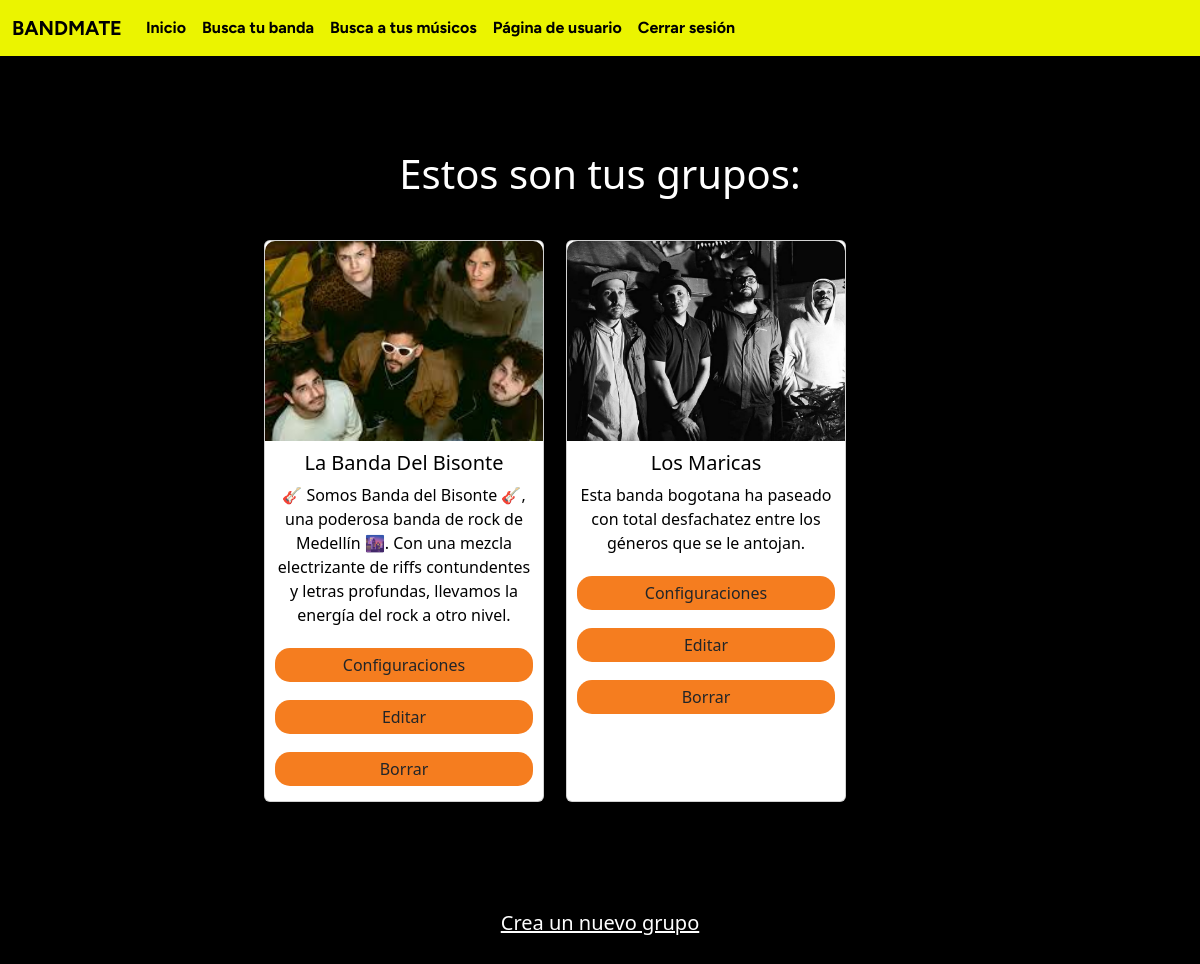
The app's page /home/groups_page/ (signed in) with its own data.
### main/models.py (models this page shows, shortened)
class project(models.Model):
    project_name = models.CharField(max_length=100)
    genre = models.CharField(max_length=200)
    location = models.CharField(max_length=50)
    photo_project = models.ImageField(upload_to='photos_projects/')
    description = models.TextField()
    num_events = models.IntegerField(default=0)
    num_integrants = models.IntegerField(default=1)
    email = models.EmailField(default="correo@dominio.com")

### main/views.py (the view)
# urls.py: path('home/groups_page/', mainViews.groups,  name='groups_page'),
def groups(request):
    limit_bands = False
    username = request.session.get('logged_in_user', None)
    User = user.objects.get(user_name = username)
    if User.bands is not None:
        bands = [band for band in User.bands.split(',')]
    else:
        bands = [""]
    groups = project.objects.filter(project_name__in=bands)
    print(len(bands))
    if len(bands) >= 3:
        limit_bands = True
    if request.method == 'POST' and 'Borrar' in request.POST:
        band_name = request.POST.get('band_name')
        band = project.objects.get(project_name = band_name)
        band.delete()
        User.delete_band(band_name)
        limit_bands = False
    if request.method == 'POST' and 'Editar' in request.POST:
        band_name = request.POST.get('band_name')
        band = project.objects.get(project_name = band_name)
        globals.project_name = band.project_name
        return redirect('edit_profile_group')
    if request.method == 'POST' and 'Configuraciones' in request.POST:
        band_name = request.POST.get('band_name')
        band = project.objects.get(project_name = band_name)
        globals.project_name = band.project_name
        return redirect('group_profile')
    return render(request, "groups_page.html", {'groups': groups, 'limit': limit_bands})

### main/templates/groups_page.html (shortened to what this page needs)
{% extends 'layout/base_g.html' %}
{% load static %}
{% block content %}
<!DOCTYPE html>
<html lang="en">
<head>
    <link href="https://cdn.jsdelivr.net/npm/bootstrap@5.3.2/dist/css/bootstrap.min.css" rel="stylesheet">
</head>
<body>
<div class="content-container">
    <div class="right-column">
        <h1>Estos son tus grupos:</h1>
        <br>
        {% if groups %}
            <div class="row justify-content-center gap-5">
                {% for group in groups %}
                <div class="col-12 col-sm-6 col-md-4 col-lg-3 d-flex justify-content-center">
                    <div class="card">
                        <img src="{{ group.photo_project.url }}" class="card-img-top" alt="...">
                        <div class="card-body">
                            <h5 class="card-title">{{ group.project_name }}</h5>
                            <p class="card-text">{{ group.description }}</p>
                            <div class="d-grid gap-2">
                                <form method="post" action="">
                                    <button type="submit" name="Configuraciones" class="btn btn-custom w-100">Configuraciones</button>
                                </form>
                                <form method="post" action="">
                                    <button type="submit" name="Editar" class="btn btn-custom w-100">Editar</button>
                                </form>
                                <form method="post" action="">
                                    <button type="submit" name="Borrar" class="btn btn-custom w-100">Borrar</button>
                                </form>
                            </div>
                        </div>
                    </div>
                </div>
                {% endfor %}
            </div>
        {% else %}
            <p>Aún no tienes grupos.</p>
        {% endif %}
        <br>
        <br>
        <br>
        <br>
        {% if limit == False %}
            <a href="/create_group/" class="link">Crea un nuevo grupo</a>
        {% endif %}
        <br>
        <br>
    </div>
</div>
</body>
</html>
{% endblock %}

### main/templates/layout/base_g.html (shortened to what this page needs)
<!DOCTYPE html>
<html lang="en">
<head>
</head>
<body>
    <nav class="navbar navbar-expand-lg navbar-light fixed-top" style="background-color: #EBF400; color: black;">
        <div class="container-fluid">
            <a class="navbar-brand" href="#">BANDMATE</a>
            <div class="collapse navbar-collapse" id="navbarNavAltMarkup">
                <div class="navbar-nav">
                    <a class="nav-item nav-link active" href="/home">Inicio</a>
                    <a class="nav-item nav-link custom-black" href="/project_filter">Busca tu banda</a>
                    <a class="nav-item nav-link custom-black" href="/user_filter">Busca a tus músicos</a>
                    <a class="nav-item nav-link custom-black" href="/personal_page">Página de usuario</a>
                    <a class="nav-item nav-link custom-black" href="/logout">Cerrar sesión</a>
                </div>
            </div>
        </div>
    </nav>
</body>
</html>
{% block content %}
{% endblock %}

### main/templates/layout/base_g.html (style rules this page uses)
.navbar-brand, .navbar-nav .nav-link { color: black; font-family: 'Figtree', sans-serif; font-weight: bold; }

### main/templates/groups_page.html (style rules this page uses)
body { background-color: black; color: white; margin: 0; min-height: 100vh; display: flex; flex-direction: column; justify-content: center; align-items: center; padding: 20px; }
.content-container { display: flex; justify-content: center; align-items: center; padding: 20px; width: 100%; }
.right-column { padding: 20px; text-align: center; }
.card { width: 100%; max-width: 350px; min-width: 280px; margin: 10px; background-color: white; color: black; }
.card-img-top { border-top-left-radius: 10px; border-top-right-radius: 10px; height: 200px; object-fit: cover; }
.card-body { background-color: white; color: black; border-bottom-left-radius: 10px; border-bottom-right-radius: 10px; padding: 10px; }
.btn-custom { background-color: #F57D1F; border-radius: 15px; border: none; padding: 5px 10px; margin: 5px 0; }
.link { font-size: 20px; text-decoration: underline; margin-top: 50px; text-decoration-color: white; color: white; }
h1 { margin-top: 90px; }
.card { margin-right: 100px; }

### records on screen
project: photo_project (picture), project_name "La Banda Del Bisonte", description "🎸 Somos Banda del Bisonte 🎸, una poderosa banda de rock de Medellín 🌆. Con una mezcla electrizante de riffs contundentes y letras profundas, llevamos la energía del rock a otro nivel."
project: photo_project (picture), project_name "Los Maricas", description "Esta banda bogotana ha paseado con total desfachatez entre los géneros que se le antojan."
